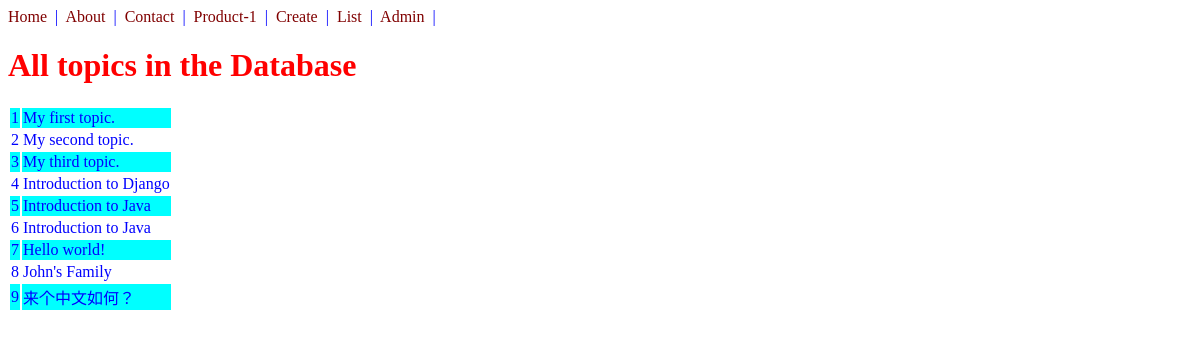
The app's page /blogs/, older data.
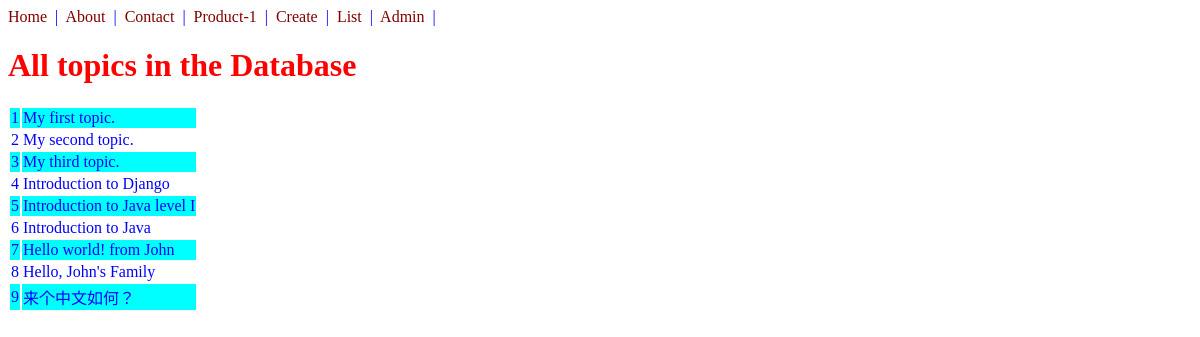
The same page, newer data.
### blogs/models.py (models this page shows, shortened)
class Blog(models.Model):
    topic = models.CharField(max_length=120)

### blogs/views.py (the view)
# urls.py: path('',BlogListView2.as_view(), name='blog-list'),
class BlogListView2(ListView):
    template_name = 'blogs/blog_list.html' # override default template file name
    queryset =  Blog.objects.all() # look for: <app>/<modelname>_<view>.html

### blogs/templates/blogs/blog_list.html
{% extends 'base.html' %}
{% block content %}
{% load static %}
<h1>All topics in the Database</h1>
<table>
{% for blog in object_list %}
    {% cycle 'row1' 'row2' as rowcolors silent %}
    <tr class="{{ rowcolors }}">
        <td>{{blog.id}}</td>
        <td>{{blog.topic}}</td>
    </tr>
{% endfor %}
</table>
{% endblock %}

Row changes from the older to the newer data that the page shows:
changed Blog id 5: topic "Introduction to Java" → "Introduction to Java level I"
changed Blog id 7: topic "Hello world!" → "Hello world! from John"
changed Blog id 8: topic "John's Family" → "Hello, John's Family"
